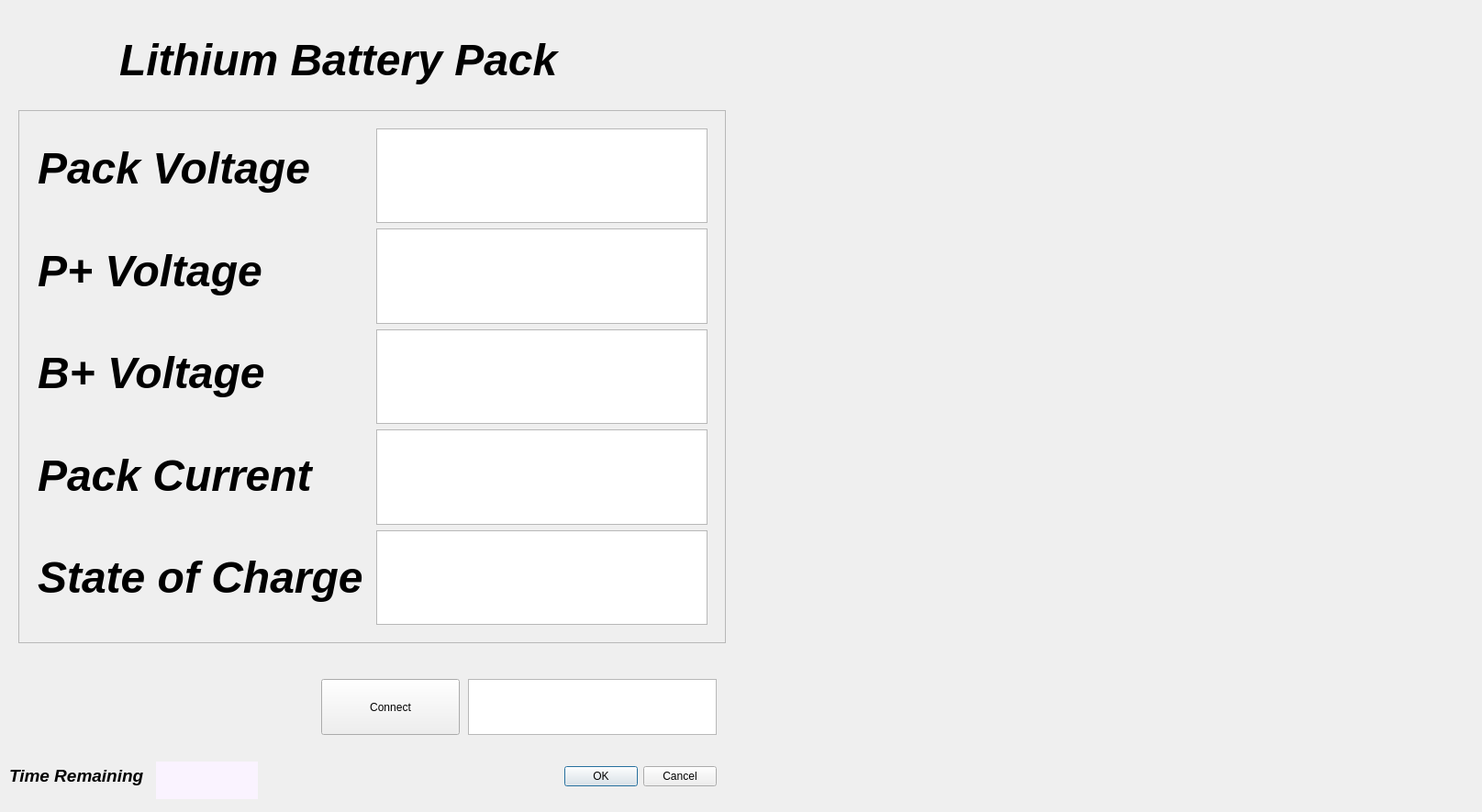
<?xml version="1.0" encoding="UTF-8"?>
<ui version="4.0">
 <class>Dialog</class>
 <widget class="QDialog" name="Dialog">
  <property name="geometry">
   <rect>
    <x>0</x>
    <y>0</y>
    <width>1615</width>
    <height>885</height>
   </rect>
  </property>
  <property name="windowTitle">
   <string>BMS Interface</string>
  </property>
  <widget class="QDialogButtonBox" name="buttonBox">
   <property name="geometry">
    <rect>
     <x>440</x>
     <y>830</y>
     <width>341</width>
     <height>32</height>
    </rect>
   </property>
   <property name="orientation">
    <enum>Qt::Horizontal</enum>
   </property>
   <property name="standardButtons">
    <set>QDialogButtonBox::Cancel|QDialogButtonBox::Ok</set>
   </property>
  </widget>
  <widget class="QPushButton" name="pushButton">
   <property name="geometry">
    <rect>
     <x>350</x>
     <y>740</y>
     <width>151</width>
     <height>61</height>
    </rect>
   </property>
   <property name="text">
    <string>Connect</string>
   </property>
  </widget>
  <widget class="QTextEdit" name="m_Status">
   <property name="geometry">
    <rect>
     <x>510</x>
     <y>740</y>
     <width>271</width>
     <height>61</height>
    </rect>
   </property>
   <property name="acceptDrops">
    <bool>false</bool>
   </property>
   <property name="readOnly">
    <bool>true</bool>
   </property>
   <property name="acceptRichText">
    <bool>false</bool>
   </property>
  </widget>
  <widget class="QWidget" name="layoutWidget">
   <property name="geometry">
    <rect>
     <x>410</x>
     <y>140</y>
     <width>361</width>
     <height>541</height>
    </rect>
   </property>
   <property name="font">
    <font>
     <pointsize>36</pointsize>
    </font>
   </property>
   <layout class="QVBoxLayout" name="verticalLayout_2">
    <item>
     <widget class="QTextEdit" name="textEdit">
      <property name="minimumSize">
       <size>
        <width>109</width>
        <height>0</height>
       </size>
      </property>
      <property name="font">
       <font>
        <pointsize>36</pointsize>
        <weight>75</weight>
        <italic>true</italic>
        <bold>true</bold>
       </font>
      </property>
     </widget>
    </item>
    <item>
     <widget class="QTextEdit" name="textEdit_2">
      <property name="font">
       <font>
        <pointsize>36</pointsize>
        <weight>75</weight>
        <italic>true</italic>
        <bold>true</bold>
       </font>
      </property>
     </widget>
    </item>
    <item>
     <widget class="QTextEdit" name="textEdit_3">
      <property name="font">
       <font>
        <pointsize>36</pointsize>
        <weight>75</weight>
        <italic>true</italic>
        <bold>true</bold>
       </font>
      </property>
     </widget>
    </item>
    <item>
     <widget class="QTextEdit" name="textEdit_4">
      <property name="font">
       <font>
        <pointsize>36</pointsize>
        <weight>75</weight>
        <italic>true</italic>
        <bold>true</bold>
       </font>
      </property>
     </widget>
    </item>
    <item>
     <widget class="QTextEdit" name="textEdit_5">
      <property name="font">
       <font>
        <pointsize>36</pointsize>
        <weight>75</weight>
        <italic>true</italic>
        <bold>true</bold>
       </font>
      </property>
     </widget>
    </item>
   </layout>
  </widget>
  <widget class="QWidget" name="layoutWidget">
   <property name="geometry">
    <rect>
     <x>41</x>
     <y>131</y>
     <width>432</width>
     <height>551</height>
    </rect>
   </property>
   <property name="font">
    <font>
     <pointsize>36</pointsize>
    </font>
   </property>
   <layout class="QVBoxLayout" name="verticalLayout">
    <item>
     <widget class="QLabel" name="label_6">
      <property name="font">
       <font>
        <pointsize>36</pointsize>
        <weight>75</weight>
        <italic>true</italic>
        <bold>true</bold>
       </font>
      </property>
      <property name="text">
       <string>Pack Voltage</string>
      </property>
     </widget>
    </item>
    <item>
     <widget class="QLabel" name="label_7">
      <property name="font">
       <font>
        <pointsize>36</pointsize>
        <weight>75</weight>
        <italic>true</italic>
        <bold>true</bold>
       </font>
      </property>
      <property name="text">
       <string>P+ Voltage</string>
      </property>
     </widget>
    </item>
    <item>
     <widget class="QLabel" name="label_8">
      <property name="font">
       <font>
        <pointsize>36</pointsize>
        <weight>75</weight>
        <italic>true</italic>
        <bold>true</bold>
       </font>
      </property>
      <property name="text">
       <string>B+ Voltage</string>
      </property>
     </widget>
    </item>
    <item>
     <widget class="QLabel" name="label_9">
      <property name="font">
       <font>
        <pointsize>36</pointsize>
        <weight>75</weight>
        <italic>true</italic>
        <bold>true</bold>
       </font>
      </property>
      <property name="text">
       <string>Pack Current</string>
      </property>
     </widget>
    </item>
    <item>
     <widget class="QLabel" name="label_10">
      <property name="font">
       <font>
        <pointsize>36</pointsize>
        <weight>75</weight>
        <italic>true</italic>
        <bold>true</bold>
       </font>
      </property>
      <property name="text">
       <string>State of Charge</string>
      </property>
     </widget>
    </item>
   </layout>
  </widget>
  <widget class="QFrame" name="frame">
   <property name="geometry">
    <rect>
     <x>20</x>
     <y>120</y>
     <width>771</width>
     <height>581</height>
    </rect>
   </property>
   <property name="frameShape">
    <enum>QFrame::StyledPanel</enum>
   </property>
   <property name="frameShadow">
    <enum>QFrame::Raised</enum>
   </property>
  </widget>
  <widget class="QLabel" name="label">
   <property name="geometry">
    <rect>
     <x>130</x>
     <y>30</y>
     <width>581</width>
     <height>71</height>
    </rect>
   </property>
   <property name="font">
    <font>
     <pointsize>36</pointsize>
     <weight>75</weight>
     <italic>true</italic>
     <bold>true</bold>
    </font>
   </property>
   <property name="text">
    <string>Lithium Battery Pack</string>
   </property>
  </widget>
  <widget class="QLabel" name="label_3">
   <property name="geometry">
    <rect>
     <x>10</x>
     <y>820</y>
     <width>151</width>
     <height>51</height>
    </rect>
   </property>
   <property name="font">
    <font>
     <pointsize>14</pointsize>
     <weight>75</weight>
     <italic>true</italic>
     <bold>true</bold>
    </font>
   </property>
   <property name="text">
    <string>Time Remaining :</string>
   </property>
  </widget>
  <widget class="QTextEdit" name="textEdit_6">
   <property name="geometry">
    <rect>
     <x>170</x>
     <y>830</y>
     <width>111</width>
     <height>41</height>
    </rect>
   </property>
   <property name="font">
    <font>
     <pointsize>14</pointsize>
     <weight>75</weight>
     <italic>true</italic>
     <bold>true</bold>
    </font>
   </property>
   <property name="focusPolicy">
    <enum>Qt::NoFocus</enum>
   </property>
   <property name="acceptDrops">
    <bool>false</bool>
   </property>
   <property name="layoutDirection">
    <enum>Qt::LeftToRight</enum>
   </property>
   <property name="autoFillBackground">
    <bool>false</bool>
   </property>
   <property name="styleSheet">
    <string notr="true">background: rgb(250, 243, 255)</string>
   </property>
   <property name="frameShape">
    <enum>QFrame::NoFrame</enum>
   </property>
   <property name="frameShadow">
    <enum>QFrame::Sunken</enum>
   </property>
   <property name="readOnly">
    <bool>true</bool>
   </property>
   <property name="acceptRichText">
    <bool>false</bool>
   </property>
  </widget>
  <zorder>layoutWidget</zorder>
  <zorder>layoutWidget</zorder>
  <zorder>buttonBox</zorder>
  <zorder>pushButton</zorder>
  <zorder>m_Status</zorder>
  <zorder>frame</zorder>
  <zorder>label</zorder>
  <zorder>label_3</zorder>
  <zorder>textEdit_6</zorder>
 </widget>
 <resources/>
 <connections>
  <connection>
   <sender>buttonBox</sender>
   <signal>accepted()</signal>
   <receiver>Dialog</receiver>
   <slot>accept()</slot>
   <hints>
    <hint type="sourcelabel">
     <x>248</x>
     <y>254</y>
    </hint>
    <hint type="destinationlabel">
     <x>157</x>
     <y>274</y>
    </hint>
   </hints>
  </connection>
  <connection>
   <sender>buttonBox</sender>
   <signal>rejected()</signal>
   <receiver>Dialog</receiver>
   <slot>reject()</slot>
   <hints>
    <hint type="sourcelabel">
     <x>316</x>
     <y>260</y>
    </hint>
    <hint type="destinationlabel">
     <x>286</x>
     <y>274</y>
    </hint>
   </hints>
  </connection>
 </connections>
</ui>
